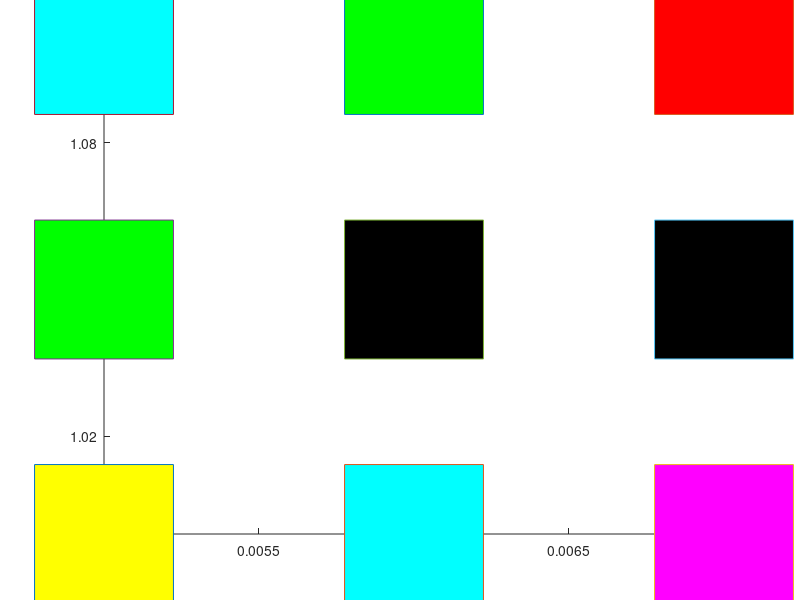
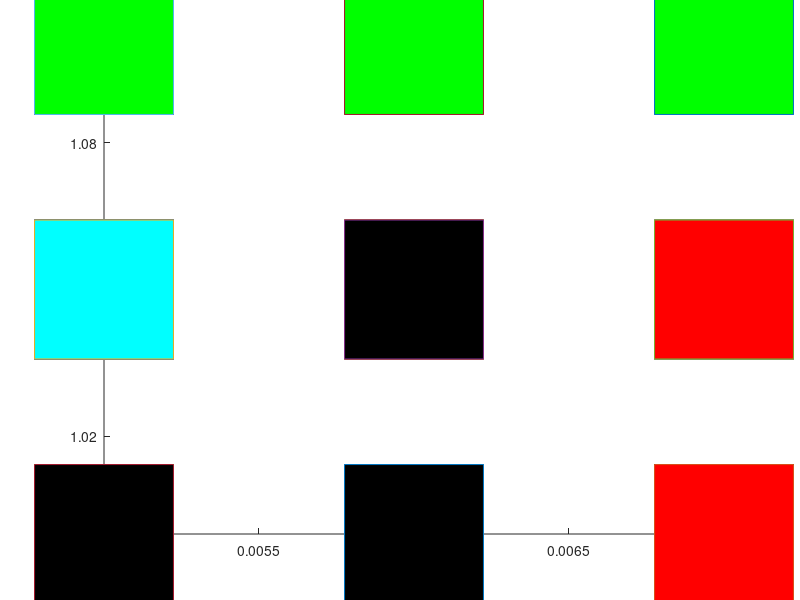

Reproduce these figures in MATLAB, in order.
clc;
clear;
T=11;
rd=2;
sigma_initial=0.05;
alpha_initial=0.9;
number_of_vectors=9;
number_of_neuorn_inputs=27;
neighbour_radius_initial=number_of_vectors/2;

%{
    for v=1:9 %number of input neuorns 
       for x=1:3
       l=input('x ');
        I(x,v)=l;
        
       end
       
end

disp(I)
%}
    
 sprev=rng(1,'v5uniform')
     I=randi([0 1],3,9)
figure(1);
title('before clustering');
hold on;

plot(0.005,1,'-s','MarkerSize',100,...
    'MarkerFaceColor',[ I(1,1) I(2,1) I(3,1)]);

plot(0.006,1,'-s','MarkerSize',100,...
    'MarkerFaceColor',[I(1,2) I(2,2) I(3,2)]);

plot(0.007,1,'-s','MarkerSize',100,...
    'MarkerFaceColor',[I(1,3) I(2,3) I(3,3)]);

plot(0.005,1.05,'-s','MarkerSize',100,...
    'MarkerFaceColor',[I(1,4) I(2,4) I(3,4)]);

plot(0.006,1.05,'-s','MarkerSize',100,...
    'MarkerFaceColor',[I(1,5) I(2,5) I(3,5)]);

plot(0.007,1.05,'-s','MarkerSize',100,...
    'MarkerFaceColor',[I(1,6) I(2,6) I(3,6)]);

plot(0.005,1.1,'-s','MarkerSize',100,...
    'MarkerFaceColor',[I(1,7) I(2,7) I(3,7)]);

plot(0.006,1.1,'-s','MarkerSize',100,...
    'MarkerFaceColor',[I(1,8) I(2,8) I(3,8)]);

plot(0.007,1.1,'-s','MarkerSize',100,...
    'MarkerFaceColor',[I(1,9) I(2,9) I(3,9)]);
 
hold off;

    

     sprev=rng(1,'v5uniform')
     R=randi([0 1],3,3)
            G=randi([0 1],3,3)
             B=randi([0 1],3,3)
    
    
    
for t=1:T
    alpha=alpha_initial*exp((1-t)/T);
    sigma=sigma_initial*exp((1-t)/(log(T)));
    max_neighbour_radius=round(neighbour_radius_initial*exp((1-t)/T));
    for n=1:9
        for i=1:3
            for j=1:3
                D(i,j)=sqrt((I(1,n)-R(i,j))^2+(I(2,n)-G(i,j))^2+(I(3,n)-B(i,j))^2);
                
            end
        end
        disp('this is differences matrix');
        disp(D);
        min=D(1,1);
        for i=1:3
            for j=1:3
                if(j+1==4)
                      if ((D(i,j)<=D(i,j-1)) && (D(i,j)<=min))
                          min=D(i,j);
                          m=i;
                          c=j;
                          
                      end
                
                elseif ((j-1>=1))
                 if ((D(i,j)<=D(i,j-1)) && (D(i,j)<=min) && (D(i,j)<=D(i,j+1)))
                          min=D(i,j);
                          m=i;
                          c=j;
                          
                 end
                elseif ((i-1>=1))
                     if ((D(i,j)<=D(i,j+1)) && (D(i,j)<=min) && (D(i,j)<=D(i-1,j)))
                          min=D(i,j);
                          m=i;
                          c=j;
                          
                      end
            end 
                  end
        end
        
          % update the winning neuron
        e_factor = exp(-((m-m).^2+(c-c).^2)/2*sigma);
       R(m,c)=R(m,c)+alpha*(I(1,n)-R(m,c));
       G(m,c)=G(m,c)+alpha*(I(2,n)-G(m,c));
       B(m,c)=B(m,c)+alpha*(I(3,n)-B(m,c));
       
        % update the neighbour neurons
       for neighbour_radius=1:1:max_neighbour_radius
            jj1=m - neighbour_radius;
            jj2=c;
            if (jj1>=1) % to stay in the matrix
                e_factor = exp(-((m-jj1).^2+(c-jj2).^2)/2*sigma);
                R(jj1,jj2)=R(jj1,jj2) + alpha * e_factor * (I(1,n)-R(jj1,jj2));
                G(jj1,jj2)=G(jj1,jj2) + alpha * e_factor * (I(2,n)-G(jj1,jj2));
                B(jj1,jj2)=B(jj1,jj2) + alpha * e_factor * (I(3,n)-B(jj1,jj2));
            end
            jj1=m + neighbour_radius;
            jj2=c;
            if (jj1<=3) % to stay in the matrix
                e_factor = exp(-((m-jj1).^2+(c-jj2).^2)/2*sigma);
                  R(jj1,jj2)=R(jj1,jj2) + alpha * e_factor * (I(1,n)-R(jj1,jj2));
                G(jj1,jj2)=G(jj1,jj2) + alpha * e_factor * (I(2,n)-G(jj1,jj2));
                B(jj1,jj2)=B(jj1,jj2) + alpha * e_factor * (I(3,n)-B(jj1,jj2));
            end
            jj1=m;
            jj2=c - neighbour_radius;
            if (jj2>=1) % to stay in the matrix
             %   e_factor = exp(-((m-jj1).^2+(c-jj2).^2)/2*sigma);
                 R(jj1,jj2)=R(jj1,jj2) + alpha * e_factor * (I(1,n)-R(jj1,jj2));
                G(jj1,jj2)=G(jj1,jj2) + alpha * e_factor * (I(2,n)-G(jj1,jj2));
                B(jj1,jj2)=B(jj1,jj2) + alpha * e_factor * (I(3,n)-B(jj1,jj2));
            end
            jj1=m;
            jj2=c + neighbour_radius;
            if (jj2<=3) % to stay in the matrix
                e_factor = exp(-((m-jj1).^2+(c-jj2).^2)/2*sigma);
                 R(jj1,jj2)=R(jj1,jj2) + alpha * e_factor * (I(1,n)-R(jj1,jj2));
                G(jj1,jj2)=G(jj1,jj2) + alpha * e_factor * (I(2,n)-G(jj1,jj2));
                B(jj1,jj2)=B(jj1,jj2) + alpha * e_factor * (I(3,n)-B(jj1,jj2));
            end
        end        
    end
    RED=round(R);
GREEN=round(G);
BLUE=round(B);
disp(RED);
disp(GREEN);
disp(BLUE);
figure(2);
title('after clusering');
hold on;

plot(0.005,1,'-s','MarkerSize',100,...
    'MarkerFaceColor',[ RED(1,1) GREEN(1,1) BLUE(1,1)]);

plot(0.006,1,'-s','MarkerSize',100,...
    'MarkerFaceColor',[RED(1,2) GREEN(1,2) BLUE(1,2)]);

plot(0.007,1,'-s','MarkerSize',100,...
    'MarkerFaceColor',[RED(1,3) GREEN(1,3) BLUE(1,3)]);

plot(0.005,1.05,'-s','MarkerSize',100,...
    'MarkerFaceColor',[RED(2,1) GREEN(2,1) BLUE(2,1)]);

plot(0.006,1.05,'-s','MarkerSize',100,...
    'MarkerFaceColor',[RED(2,2) GREEN(2,2) BLUE(2,2)]);

plot(0.007,1.05,'-s','MarkerSize',100,...
    'MarkerFaceColor',[RED(2,3) GREEN(2,3) BLUE(2,3)]);

plot(0.005,1.1,'-s','MarkerSize',100,...
    'MarkerFaceColor',[RED(3,1) GREEN(3,1) BLUE(3,1)]);

plot(0.006,1.1,'-s','MarkerSize',100,...
    'MarkerFaceColor',[RED(3,2) GREEN(3,2) BLUE(3,2)]);

plot(0.007,1.1,'-s','MarkerSize',100,...
    'MarkerFaceColor',[RED(3,3) GREEN(3,3) BLUE(3,3)]);
 
hold off;


end
disp(D);
  disp(I);

disp('this is red');
disp(R);
disp('this is G');
disp(G);
disp('this is B');
disp(B);
